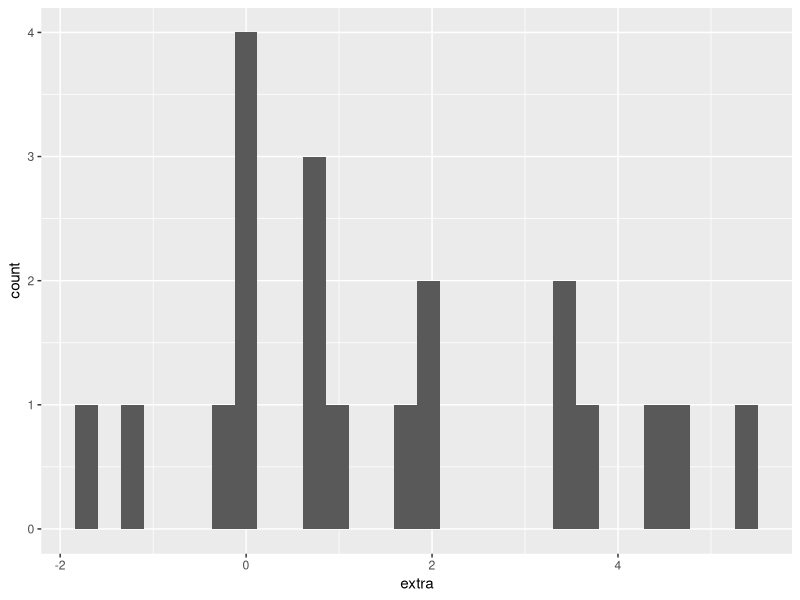
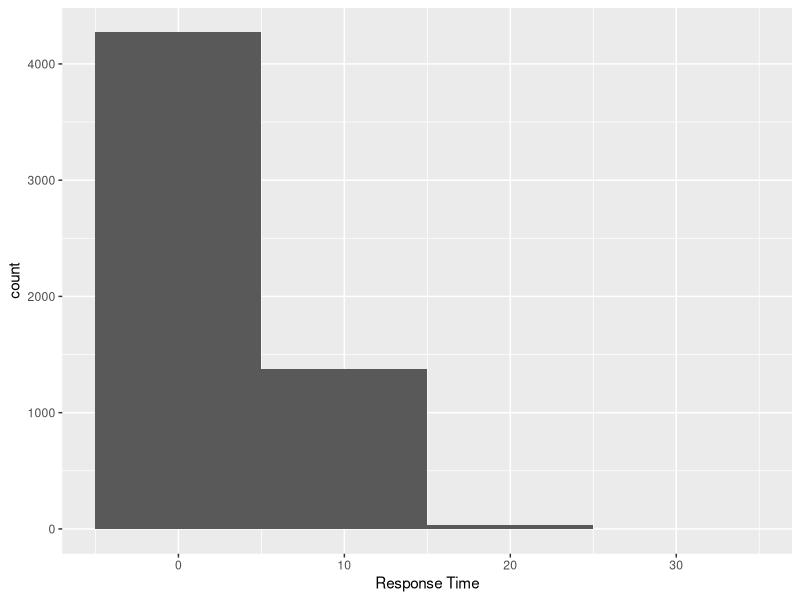
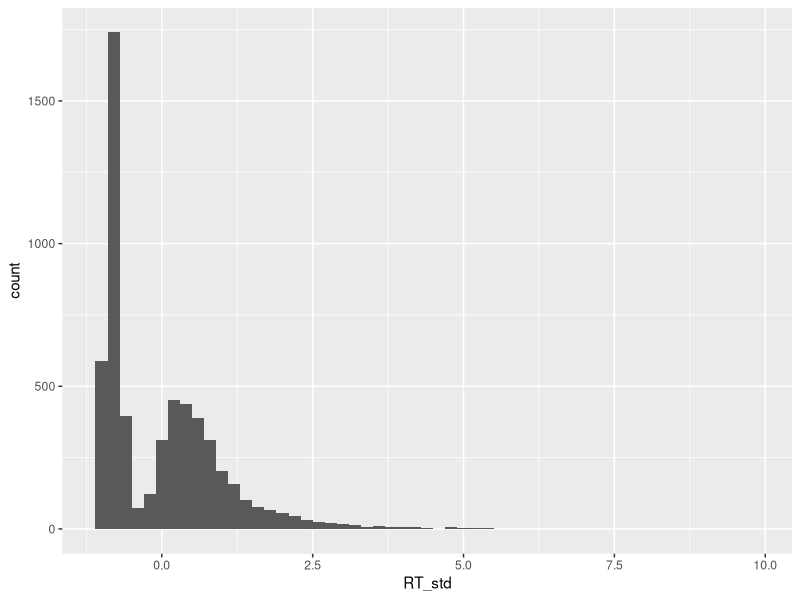
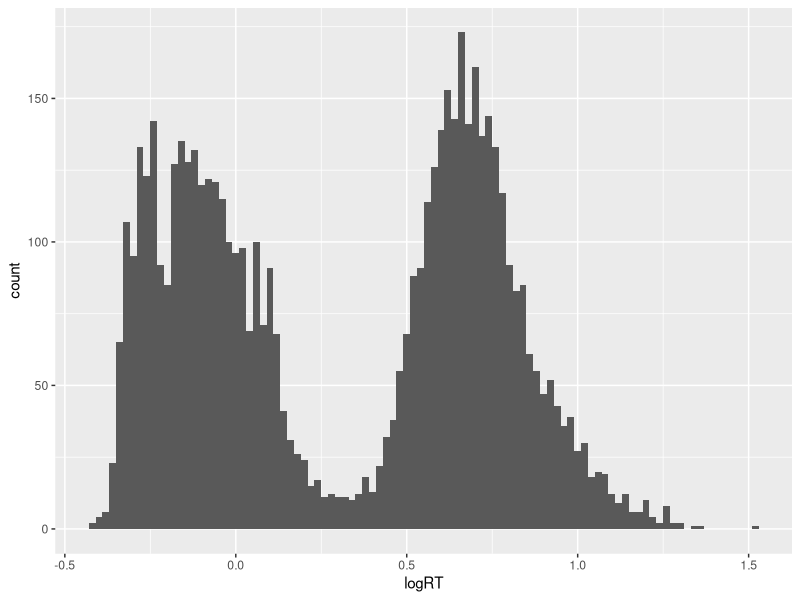
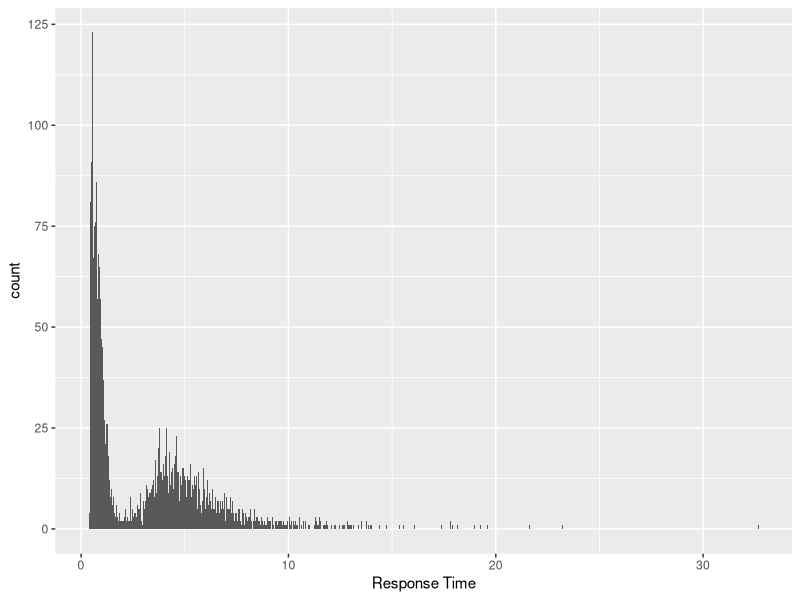
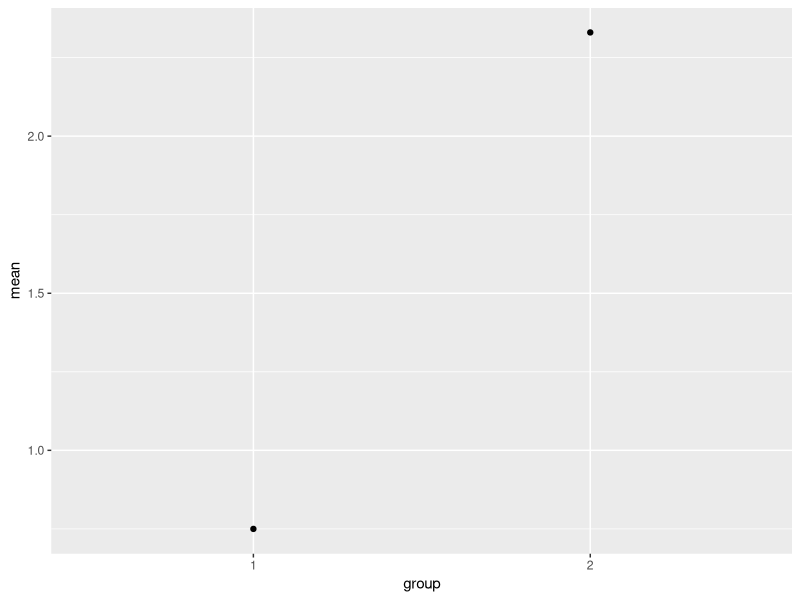

The R script that drew these images, in order: (Note: this script raises an error after producing the figures.)
library(tidyverse)
library(readxl)

mysleep <- sleep
head(mysleep)
summary(mysleep)

###############  HISTOGRAMS   ##############

ggplot(data = mysleep, aes(x = extra)) +
  geom_histogram()

hist1 <- ggplot(data = mysleep, aes(x = extra)) +
  geom_histogram(binwidth = 2)
hist2 <- ggplot(data = mysleep, aes(x = extra)) +
  geom_histogram(binwidth = 1.5)
hist3 <- ggplot(data = mysleep, aes(x = extra)) +
  geom_histogram(binwidth = 1)
hist4 <- ggplot(data = mysleep, aes(x = extra)) +
  geom_histogram(binwidth = .5)
hist5 <- ggplot(data = mysleep, aes(x = extra)) +
  geom_histogram(binwidth = .05)

#Bin width says how wide the bar should be for including values (2 = every 2 units counts for that bar)

########## Exercise 1 ###############

fam <- read_xlsx("Summary_Exp2.xlsx", sheet = 2)

head(fam)
summary(fam)

ggplot(data = fam, aes(x = `Response Time`)) +
  geom_histogram(binwidth = 10)

############ Transforming Data ##############

# Standard Score - has a mean = 0 and sd = 1; scale() is the way to call it
mean(scale(mysleep$extra))

sd(scale(mysleep$extra))

# classification of a scaled score

summary(mysleep$extra)
summary(scale(mysleep$extra))
class(mysleep$extra) #numeric for regular
class(scale(mysleep$extra)) # scale return as a matrix, not a vector. need to change that

str(scale(mysleep$extra))

summary(as.numeric(scale(mysleep$extra)))
class(as.numeric(scale(mysleep$extra))) # now it's numeric

# Center vs. Scaled
#Centered -> mean = 0; scale = FALSE and center = TRUE results in centered and sd is untransformed

mysleep$extra_std <- as.numeric(scale(mysleep$extra))
summary(mysleep)

mysleep <- mysleep %>% mutate(extra_std_tidy = as.numeric(scale(extra)))

######## Exercise 2 #########

mysleep <- mysleep %>% mutate(extra_sqt = as.numeric(sqrt(extra)))

mysleep <- mysleep %>% mutate(extra_cat = ifelse(mysleep$extra <= 0, "low", 
                                                 ifelse(mysleep$extra >= 3, "high", "medium")))

mysleep <- mysleep %>% mutate(extra_corrected = ifelse(mysleep$ID == 1, mysleep$extra + 2, 
                                                ifelse(mysleep$ID == 3, mysleep$extra + 2,
                                                ifelse(mysleep$ID == 7, mysleep$extra + 2, mysleep$extra))))

####### Extension 2 ###########
fam$RT_std <- as.numeric(scale(fam$`Response Time`))

ggplot(data = fam, aes(x = RT_std)) +
  geom_histogram(binwidth = .2)
#consider doing the ifelse stuff for question 2

fam$logRT <- log10(fam$`Response Time`)
ggplot(data = fam, aes(x = logRT)) +
  geom_histogram(binwidth = .02)
ggplot(data = fam, aes(x = `Response Time`)) +
  geom_histogram(binwidth = .02)


######## Summary Values #########
mysleep %>% summarize(extra_mean = mean(extra))

mysleep %>% summarize(extra_mean = mean(extra),
                      extra_median = median(extra),
                      extra_sd = sd(extra))

######## Practice 3 ###########
mysleep_missing <- mysleep
mysleep_missing[c(1, 4, 7, 13), "extra"] <- NA
mysleep_missing %>% summarize(extra_mean = mean(extra, na.rm = TRUE))                                              
#(removed the NAs to still get a mean)


############ Extension 3 ###############

fam
fam_mean <- fam %>% group_by(`Subject Number`) %>% summarise(RT_mean = mean(`Response Time`),
                  RT_median = median(`Response Time`),
                  RT_sd = sd(`Response Time`),
                  RT_count = sum(complete.cases(`Response Time`)),
                  RT_absLog = max(log(abs(`Response Time`) + 1 )))

######### Grouped Aggregation ##################

mysleep %>% group_by(group) %>% summarize(extra_mean = mean(extra))

sleep_cellmeans <- mysleep %>% group_by(group) %>% summarize(mean = mean(extra))
sleep_cellmeans

ggplot(sleep_cellmeans, aes(group, mean)) + geom_point()

ggplot(sleep_cellmeans, aes(group, mean)) + geom_bar()

ggplot(sleep, aes(group)) + geom_bar()

ggplot(sleep_cellmeans, aes(group, mean)) + geom_bar(stat = "identity")


########## Practice 4 ######################

sleep_cell1 <- mysleep %>% group_by(ID) %>% summarize(mean = mean(extra))

ggplot(sleep_cell1, aes(ID, mean)) + geom_point() + geom_hline(yintercept = 0)
ggplot(sleep_cell1, aes(ID, mean)) + geom_bar(stat = "identity")

#add error bars via geom_errorbar based on SD

sleep_mean <- mysleep %>% group_by(group) %>% summarize(mean = mean(extra),
                                                        sd = sd(extra))
ggplot(sleep_mean, aes(group, mean)) + 
  geom_point() + 
  geom_errorbar(aes(ymin = mean - sd, ymax = mean + sd))
ggplot(sleep_mean, aes(group, mean)) + 
  geom_bar(stat = "identity", fill = "yellow", color = "black") + 
  geom_errorbar(aes(ymin = mean - sd, ymax = mean + sd), width = .5)

ggplot(sleep_mean, aes(group, mean)) +
  geom_pointrange(aes(ymin = mean - sd, ymax = mean + sd))

########### Extension 4 ########################

fam_mean
ggplot(fam_mean, aes(`Subject Number`, RT_mean)) + 
  geom_bar(stat = "identity") + 
  geom_errorbar(aes(ymin = RT_mean - RT_sd, ymax = RT_mean + RT_sd))

ggplot(fam_mean, aes(`Subject Number`, RT_mean)) + 
  geom_point() + 
  geom_errorbar(aes(ymin = RT_mean - RT_sd, ymax = RT_mean + RT_sd))

ggplot(fam_mean, aes(`Subject Number`, RT_mean)) + 
  geom_pointrange(aes(ymin = RT_mean - RT_sd, ymax = RT_mean + RT_sd))


############ Functions and Conditionals ######################

geomean <- function(x) {
  exp(mean(log(x)))
}

geomean(sleep$extra)

x <- sleep$extra
log(x)
x

x <- sleep$extra
if(any(x == 0)) {
  x <- jitter(x)
}

x
any(x == 0)

x <- sleep$extra
if(any(x < 0)) {
  x <- abs(x)
}

x

############## Practice 5 ####################

x <- c(2, 4, 6, 7, 3, 5, 7, 3, 1, 2, 4, 7)

std.err <- function(x) {
  output = sd(x)/length(x)
}
std.err(x)

mysleep <- sleep
sleep_cellmeans <- mysleep %>% group_by(group) %>% summarize(mean = mean(extra),
                                                             se = std.err(extra))
sleep_cellmeans

ggplot(sleep_cellmeans, aes(group, mean)) +
  geom_bar(stat = "identity") +
  geom_errorbar(aes(ymin = mean -(1.96*se), ymax = mean + (1.96*se)))


######### Extension 5 #################


fam <- read_xlsx("Julie/Summary_Exp2.xlsx", sheet = 2)

names(fam)<-make.names(names(fam),unique = TRUE) 


age.data <- data.frame(
  Subject.Number = c(401, 408, 415, 416, 417, 418, 419, 422, 424, 426, 405, 406),
  Age = c("1", "1", "1", "1", "1", "1", "1", "1", "2", "2", "2", "2")
)


fam<- left_join(fam, age.data, by = "Subject.Number")
View(fam)

#Filter Rows for Talker ID scores ONLY
fam$Talker.ID.Response <- as.factor(fam$Talker.ID.Response)
fam$Subject.Number <- as.factor(fam$Subject.Number)


fam <- filter(fam, Talker.ID.Response == 3)
fam <- fam[,-7]
fam$log_RT <- log10(fam$Response.Time)

#Monaural Conditions
fam_mono <- filter(fam, Presentation == 1, Condition <=20, Target.to.Masker.Ratio != 3)

fam_mono$TMR <- fam_mono$Target.to.Masker.Ratio
fam_mono$TMR <-as.factor(fam_mono$TMR)
fam_mono$Condition <- as.factor(fam_mono$Condition)

fam_mono$Condition[fam_mono$Condition==8] <- 1
fam_mono$Condition[fam_mono$Condition==9] <- 2
fam_mono$Condition[fam_mono$Condition==10] <- 3

fam_mono$TMR <- recode(fam_mono$TMR, "1" = "0", "2" = "-5")
fam_mono$Age <- recode(fam_mono$Age, "1" = "Young", "2" = "Older")

std.err <- function(x) {
  sd(x)/sqrt(length(x))
}


fam_mono_mean <- fam_mono %>% group_by(Condition, TMR, Age) %>% 
  summarise(mean = mean(Score_1), se = std.err(Score_1))


ggplot(fam_mono_mean, aes(TMR, mean, fill = Condition)) +
  geom_bar(stat = "identity", color = "black",
           position = "dodge") +
  facet_wrap(~ Age) +
  geom_errorbar(aes(ymin = mean - (1.96*se), ymax = mean + (1.96*se),
                    group = Condition),
                    position = position_dodge(width = .9),
                    width = .3) +
  scale_fill_manual(name = "Identity of\nFamiliar Voice", 
                    labels=c("Familiar Target\n(Condition 1)", 
                             "Familiar Masker\n(Condition 2)", 
                             "Unfamiliar\n(Condition 3)"),
                    values=c("#8856a7","#8c96c6","#edf8fb")) +
  scale_y_continuous(name = "Proportion Corrent", expand = c(0,0), limits = 0:1.2) +
  theme_classic()

ggplot(fam_mono_mean, aes(TMR, mean, fill = Condition)) +
  geom_bar(stat = "identity", colour = "black",
           position = position_dodge2(padding = .2),
           width = 3) +
  geom_errorbar(aes(ymin = mean - (1.96*se),
                    ymax = mean + (1.96*se)),
                    position = position_dodge2(padding = .5)) +
  scale_fill_manual(name = "Identity of\nFamiliar Voice", 
                    labels=c("Familiar Target\n(Condition 1)", 
                             "Familiar Masker\n(Condition 2)", 
                             "Unfamiliar\n(Condition 3)"),
                    values=c("#8856a7","#8c96c6","#edf8fb")) +
  scale_y_continuous(name = "Proportion Corrent", expand = c(0,0), limits = 0:1.3) +
  theme_classic()+
  facet_wrap(~ Age)

############## Reshaping #################

levels(mysleep$group)

mysleep <- sleep
print(mysleep)
levels(mysleep$group) <- c("group1", "group2")
print(mysleep)

mysleep$group_wrong <- mysleep$group
levels(mysleep$group_wrong) <- c("group2", "group1")
print(mysleep)

mysleep <- sleep
levels(mysleep$group) <- c("group1", "group2")
summary(mysleep)

mysleep_wide %>% pivot_longer(cols = c(group1, group2), 
                              names_to = "condition", 
                              values_to = "hours")

mysleep
mysleep_wide %>% pivot_longer(cols = c(group1, group2), 
                              names_to = "condition", 
                              values_to = "hours") %>%
  select(hours, condition, ID) %>% 
  arrange(condition, ID) %>% as.data.frame()


########### Practice 6 ##############

myiris <- iris

